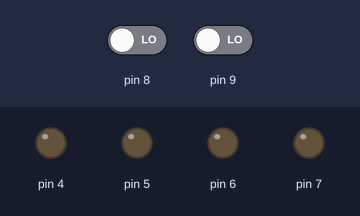
The sketch below on a simulated Arduino Uno, built with avr-gcc and run on an emulated ATmega328P. Parts: output pins drawn as LEDs (lit = HIGH). The test bench sets the inputs (shaded band); at power-on: pin 9 LOW, pin 8 LOW.

Above: at 1.2 s.
1.3 s: pin 9 driven HIGH
At 2.4 s:
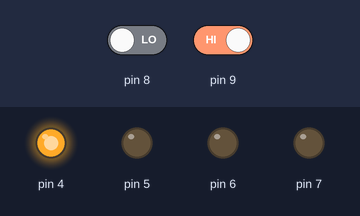
2.8 s: pin 8 driven HIGH
At 3.5 s:
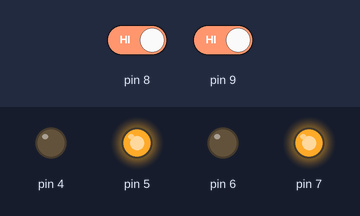
4.3 s: pin 8 driven LOW
At 4.7 s:
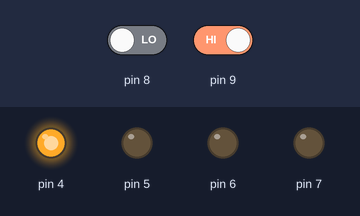
5.8 s: pin 9 driven LOW
At 7.0 s:
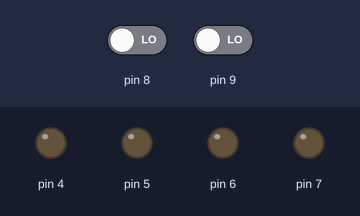
Timing chart, 0 to 8.3 s (numbered marks = the images above; inputs shaded):
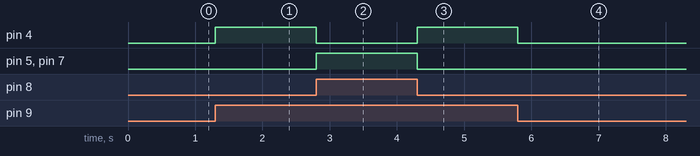

The sketch:

Black_Line_Follower_Robot.ino
```cpp
int a,b;

void setup() {
  // put your setup code here, to run once:
  pinMode(4,OUTPUT);
  pinMode(5,OUTPUT);
  pinMode(6,OUTPUT);
  pinMode(7,OUTPUT);
  pinMode(8,INPUT);
  pinMode(9,INPUT);
}
void loop() {
  a=digitalRead(8);
  b=digitalRead(9);
  if(a==HIGH && b ==HIGH)
  {
    forward();
  }
  else if (a==LOW && b==HIGH)
  {
    radial_right();
  }
  else if (a==HIGH && b==HIGH)
  {
    radial_left();
  }
  else if (a==LOW && b==LOW)
  {
    time_stop();
  }

}
void forward()
{
  digitalWrite(5,HIGH);
  digitalWrite(4,LOW);
  digitalWrite(7,HIGH);
  digitalWrite(6,LOW);

}
void backward()
{

  digitalWrite(4,HIGH);
  digitalWrite(5,LOW);
  digitalWrite(6,HIGH);
  digitalWrite(7,LOW);
}

void radial_left()
{
  digitalWrite(4,LOW);
  digitalWrite(5,LOW);
  digitalWrite(6,HIGH);
  digitalWrite(7,LOW);
}

void radial_right()
{
   digitalWrite(4,HIGH);
  digitalWrite(5,LOW);
  digitalWrite(6,LOW);
  digitalWrite(7,LOW);
}
void time_stop()
{
  digitalWrite(4,LOW);
  digitalWrite(5,LOW);
  digitalWrite(6,LOW);
  digitalWrite(7,LOW);

}
```

Measured:
- after the input at 1.3 s, pin 4: LOW → HIGH at once
- after the input at 2.8 s, pin 4: HIGH → LOW at once; pin 5, pin 7: LOW → HIGH at once
- after the input at 4.3 s, pin 4: LOW → HIGH at once; pin 5, pin 7: HIGH → LOW at once
- after the input at 5.8 s, pin 4: HIGH → LOW at once
